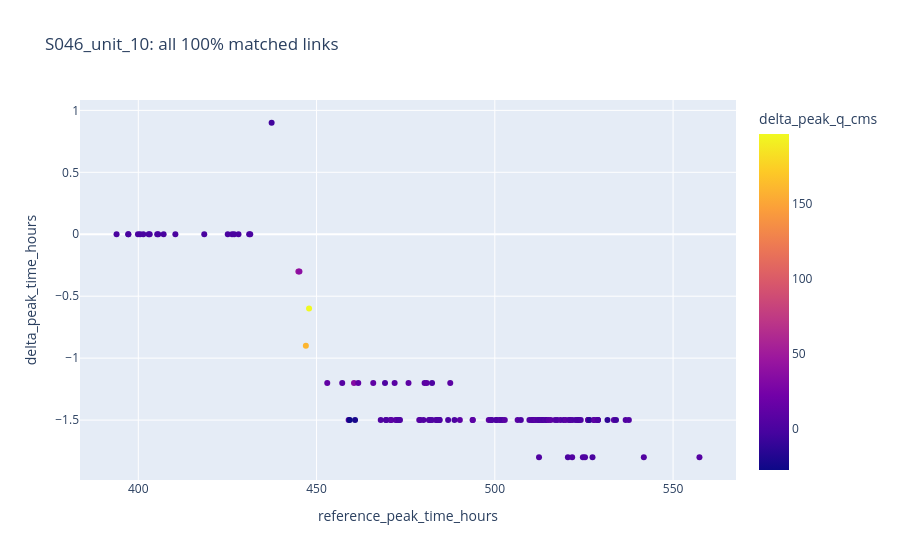
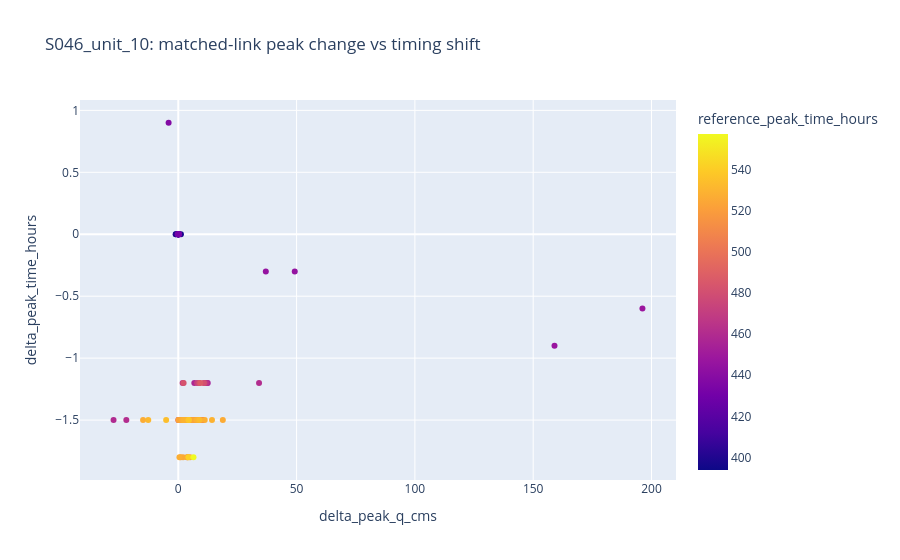

Notebook code cell kept with these figures, in order:
### Code cell
fig = plot_matched_link_difference_scatter(
    matched,
    title="S046_unit_10: all 100% matched links",
)
fig.show()

fig = plot_matched_link_difference_scatter(
    matched,
    x="delta_peak_q_cms",
    y="delta_peak_time_hours",
    color="reference_peak_time_hours",
    title="S046_unit_10: matched-link peak change vs timing shift",
)
fig.show()
